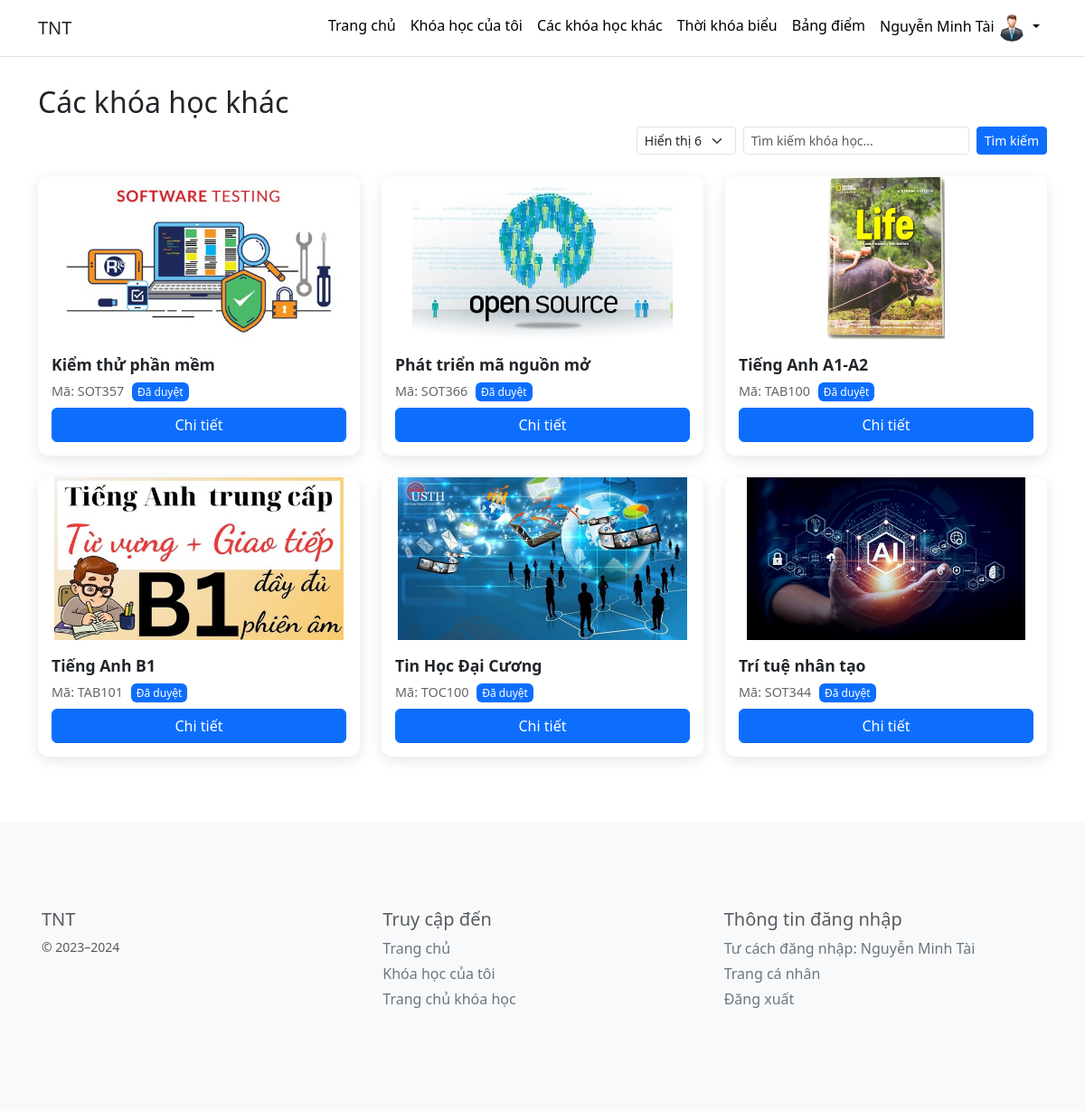
The page /student/othercourses.php (signed in) on the database its author committed.
### tables this page shows
CREATE TABLE `user` (
  `user_id` bigint(20) NOT NULL,
  `full_name` varchar(50) NOT NULL,
  `date_of_birth` date NOT NULL,
  `gender` char(1) NOT NULL,
  `address` varchar(255) NOT NULL,
  `phone` varchar(15) NOT NULL,
  `email` varchar(255) NOT NULL,
  `citizen_id` varchar(15) NOT NULL,
  `image` varchar(255) DEFAULT NULL,
  `verification_code` varchar(10) NOT NULL,
  `email_verified_at` datetime DEFAULT NULL
);

CREATE TABLE `course` (
  `course_id` int(11) NOT NULL,
  `course_background` varchar(255) DEFAULT NULL,
  `course_code` varchar(10) NOT NULL,
  `course_name` varchar(255) NOT NULL,
  `course_description` text NOT NULL,
  `teacher_id` bigint(20) NOT NULL,
  `start_date` date NOT NULL,
  `end_date` date NOT NULL,
  `status` char(1) NOT NULL,
  `price` decimal(10,2) NOT NULL DEFAULT 0.00
);

### student/othercourses.php (the view, shortened to what this page needs)
<?php
include('layout.php');
include_once('../config/connect.php');
$user_id = $_SESSION['user_id'];
$per_page_options = [3,6,9];
$limit = isset($_GET['limit']) && in_array(intval($_GET['limit']), $per_page_options) ? intval($_GET['limit']) : 6;
$page = isset($_GET['page']) ? intval($_GET['page']) : 1;
$start = ($page - 1) * $limit;
$keyword_sql = "";
$tukhoa = "";
if ($keyword_sql) {
    $sql = "SELECT c.course_id, c.course_code, c.course_name, c.status, c.course_background
            FROM course c
            LEFT JOIN course_member cm ON c.course_id = cm.course_id AND cm.student_id = ?
            WHERE cm.member_id IS NULL $keyword_sql
            ORDER BY c.course_name ASC
            LIMIT ?, ?";
    $stmt = mysqli_prepare($dbconnect, $sql);
    mysqli_stmt_bind_param($stmt, "issii", $user_id, $search_term, $search_term2, $start, $limit);
    mysqli_stmt_execute($stmt);
    $result = mysqli_stmt_get_result($stmt);
} else {
    $sql = "SELECT c.course_id, c.course_code, c.course_name, c.status, c.course_background
            FROM course c
            LEFT JOIN course_member cm ON c.course_id = cm.course_id AND cm.student_id = $user_id
            WHERE cm.member_id IS NULL
            ORDER BY c.course_name ASC
            LIMIT $start, $limit";
    $result = mysqli_query($dbconnect, $sql);
}
?>
<!DOCTYPE html>
<html lang="en">
<head>
<link rel="stylesheet" href="https://cdn.jsdelivr.net/npm/bootstrap@5.3.0/dist/css/bootstrap.min.css">
</head>
<body>
<div class="container mt-4">
    <h2>Các khóa học khác</h2>
    <form action="othercourses.php" method="GET" class="d-flex justify-content-end align-items-center gap-2 mb-4 flex-wrap">
        <select name="limit" class="form-select form-select-sm" style="width:auto;" onchange="this.form.submit()">
            <?php foreach($per_page_options as $opt): ?>
                <option value="<?= $opt ?>" <?= $limit==$opt?'selected':'' ?>>Hiển thị <?= $opt ?></option>
            <?php endforeach; ?>
        </select>
        <input type="search" class="form-control form-control-sm" placeholder="Tìm kiếm khóa học..." name="tukhoa" value="<?= htmlspecialchars($tukhoa) ?>" style="max-width:250px;">
        <button class="btn btn-primary btn-sm" type="submit" name="timkiem">Tìm kiếm</button>
    </form>
    <div class="row">
        <?php if(mysqli_num_rows($result) > 0):
            while($row = mysqli_fetch_assoc($result)): ?>
                <div class="col-lg-4 col-md-6 mb-4">
                    <div class="course-card">
                        <img src="<?= "../assets/file/course_background/".$row['course_background'] ?>" alt="<?= $row['course_name'] ?>">
                        <div class="course-card-body">
                            <div class="course-title"><?= $row['course_name'] ?></div>
                            <div class="course-code">Mã: <?= $row['course_code'] ?>
                                <span class="course-status"><?= ($row['status']=='A')?'Đã duyệt':'Chờ duyệt' ?></span>
                            </div>
                            <a href="details_course.php?course_id=<?= $row['course_id'] ?>" class="btn btn-primary mt-2 w-100">Chi tiết</a>
                        </div>
                    </div>
                </div>
            <?php endwhile;
        else: ?>
            <p>Không có khóa học nào.</p>
        <?php endif; ?>
    </div>
</div>
    <?php include("../footer.php"); ?>
</body>
</html>

### student/layout.php (shortened to what this page needs)
<?php
include_once('../config/connect.php');
if (isset($_SESSION['full_name'])) {
    $username_now = $_SESSION['full_name'];
} else {
    $username_now = "User not logged in";
}
$student_id = $_SESSION['user_id'];
$sql_profile = "SELECT image FROM user WHERE user_id = $student_id";
$result_profile = mysqli_query($dbconnect, $sql_profile);
$row_profile = mysqli_fetch_assoc($result_profile);
?>
<!DOCTYPE html>
<html lang="en">
<head>
    <link rel="stylesheet" href="https://cdn.jsdelivr.net/npm/bootstrap@5.3.0/dist/css/bootstrap.min.css">
</head>
<body class="with-navbar">
    <nav class="navbar navbar-expand-lg bg-white border-bottom fixed-top">
        <div class="container">
            <a class="navbar-brand text-dark" href="#">TNT</a>
            <div class="collapse navbar-collapse" id="navbarNav">
                <ul class="navbar-nav ms-auto">
                    <li class="nav-item">
                        <a class="nav-link" href="index.php">Trang chủ</a>
                    </li>
                    <li class="nav-item">
                        <a class="nav-link" href="courses.php">Khóa học của tôi</a>
                    </li>
                    <li class="nav-item">
                        <a class="nav-link" href="othercourses.php">Các khóa học khác</a>
                    </li>
                    <li class="nav-item">
                        <a class="nav-link" href="schedule.php">Thời khóa biểu</a>
                    </li>
                    <li class="nav-item">
                        <a class="nav-link" href="grade.php">Bảng điểm</a>
                    </li>
                    <li class="nav-item dropdown">
                        <a class="nav-link dropdown-toggle" href="#" id="navbarDropdown"
                           role="button" data-bs-toggle="dropdown" aria-expanded="false">
                            <?php echo $username_now; ?>
                            <img src="../assets/images/<?php echo $row_profile['image']; ?>" alt="Avatar" class="rounded-circle" width="30" height="30">
                        </a>
                    </li>
                </ul>
            </div>
        </div>
    </nav>
    <main class="main-container">
</body>
</html>

### student/layout.php (style rules this page uses)
body { padding-top: 70px; background-color: white; }
.navbar-nav .nav-link { padding: 8px 14px; border-radius: 6px; color: #000 !important; transition: background-color 0.2s ease; }
.main-container { min-height: calc(100vh - 70px); }

### student/othercourses.php (style rules this page uses)
.course-card { position: relative; overflow: hidden; border-radius: 12px; box-shadow: 0 4px 15px rgba(0,0,0,0.1); transition: transform .3s, box-shadow .3s; background-color: #fff; }
.course-card img { width: 100%; height: 180px; object-fit: contain; border-top-left-radius:12px; border-top-right-radius:12px; }
.course-card-body { padding: 15px; }
.course-title { font-weight: 600; font-size: 1.1rem; margin-bottom: 5px; }
.course-code { font-size: .9rem; color: #666; }
.course-status { font-size: .75rem; color: #fff; background: #0d6efd; padding: 2px 6px; border-radius: 6px; margin-left:5px; }

### rows shown on the page
user: image (picture)
course: course_background (picture), course_name "Kiểm thử phần mềm", course_code "SOT357", status "Đã duyệt"
course: course_background (picture), course_name "Phát triển mã nguồn mở", course_code "SOT366", status "Đã duyệt"
course: course_background (picture), course_name "Tiếng Anh A1-A2", course_code "TAB100", status "Đã duyệt"
course: course_background (picture), course_name "Tiếng Anh B1", course_code "TAB101", status "Đã duyệt"
course: course_background (picture), course_name "Tin Học Đại Cương", course_code "TOC100", status "Đã duyệt"
course: course_background (picture), course_name "Trí tuệ nhân tạo", course_code "SOT344", status "Đã duyệt"

### other values the page prints
$username_now "Nguyễn Minh Tài"
